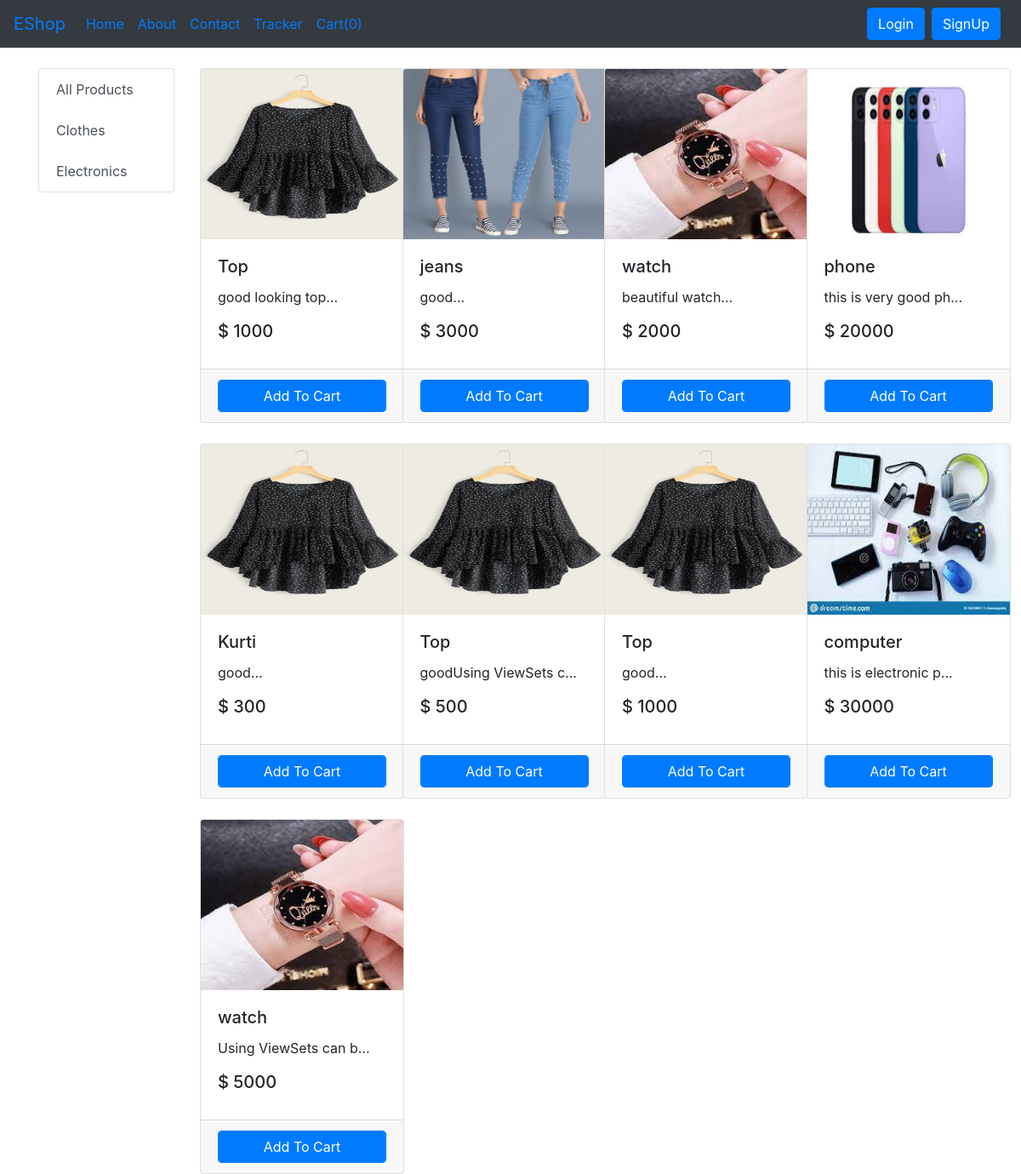
The page / on the database its author committed.
### shop/models.py (models this page shows, shortened)
class Category(models.Model):
    name = models.CharField(max_length=50)

class Product(models.Model):
    name = models.CharField(max_length=50)
    category = models.ForeignKey(Category,on_delete=models.CASCADE,null=True)
    desc = models.TextField(max_length=500)
    price = models.IntegerField(default=0)
    desc = models.CharField(max_length=1000)
    pub_date = models.DateField()
    image = models.ImageField(upload_to = "shop/images",default="")

### shop/views.py (the view, shortened to what this page needs)
# urls.py: path('',views.index),
def index(request):
    if request.method == 'GET':
        cart = request.session.get('cart')
        if not cart:
            request.session['cart'] ={}
        prod = None
        category = Category.objects.all()
        categoryId = request.GET.get('category',"")
        if categoryId:
            prod = Product.objects.filter(category = categoryId)
        else:
            prod = Product.objects.all()
        param = {'products':prod,'categories':category}
        return render(request, 'index.html',param)

### shop/templatetags/cart.py (called while the page is built)
@register.filter(name="is_in_cart")
def is_in_cart(product,cart):
    keys = cart.keys()
    for id in keys:
        if int(id) == product.id :
            return True
    return False

@register.filter(name="cart_show_qty")
def cart_show_qty(cart):
    sum = 0
    prod = cart.values()
    for s in prod:
        sum = sum + s
    return sum

### shop/templatetags/custem_filter.py (called while the page is built)
@register.filter(name="rate_set")
def rate_set(number):
    return f" { '$' }   {number} "

### shop/templates/index.html (shortened to what this page needs)
{% extends 'basic.html' %}
{% load cart %}
{% load custem_filter %}
{% block body %}
<div class="container">
    <div class="row ">
        <div class="col-md-2 ">
            <div class="list-group my-4">
                <a href="/" class="list-group-item list-group-item-action ">All Products</a>
                {% for i in categories %}
                <a href="/?category={{i.id}}" class="list-group-item list-group-item-action ">{{i.name}}</a>
                {% endfor %}
            </div>
        </div>
        <div class="col-md-10 ">
            <div class="carousel-item active">
                <div class="row ">
                    {% for i in products %}
                    <div class="col-xs-3 col-sm-3 col-md-3">
                        <div class="card mt-4" id="{{i.id}}" style="width: 15rem;">
                            <img src='/media/{{i.image}}' class="card-img-top" alt="..." style="height: 200px;">
                            <div class="card-body">
                                <h5 class="card-title" id="namepr{{i.id}}">{{i.name}}</h5>
                                <p class="card-text">{{i.desc|slice:"0:20"}}...</p>
                                <h5 class="card-title">{{i.price|rate_set}}</h5>
                            </div>
                            <div class="card-footer ">
                                {% if i|is_in_cart:request.session.cart %}
                                <div class="row no-gutters">
                                    <form action="/#{{i.id}}" method="post" class="col-2">{% csrf_token %}
                                        <input type="hidden" class="form-control" value="{{i.id}}" name="cartprod">
                                        <input type="hidden" class="form-control" value="True" name="remove">
                                        <input type="submit" value=" - " class="  text-center btn-block btn-primary">
                                    </form>
                                    <div class="text-center col"> {{i|cart_qty:request.session.cart }} cart in</div>
                                    <form action="/#{{i.id}}" method="post" class="col-2">{% csrf_token %}
                                        <input type="hidden" class="form-control" value="{{i.id}}" name="cartprod">
                                        <input type="submit" value=" + " class=" text-center btn-block btn-primary">
                                    </form>
                                </div>
                                {% else %}
                                <form action="/#{{i.id}}" method="POST" class="btn-block">{% csrf_token %}
                                    <button class="btn btn-primary cart float-right form-control ">Add To Cart</button>
                                </form>
                                {% endif %}
                            </div>
                        </div>
                    </div>
                    {% endfor %}
                </div>
            </div>
        </div>
    </div>
</div>
{% endblock %}

### rows shown on the page
Category: name "Clothes"
Category: name "Electronics"
Product: {{ i.id }} 1 (drawn), image (picture), name "Top", desc "good looking top", price|rate_set "$ 1000"
Product: image (picture), name "jeans", desc "good", price|rate_set "$ 3000"
Product: image (picture), name "watch", desc "beautiful watch", price|rate_set "$ 2000"
Product: image (picture), name "phone", desc "this is very good ph", price|rate_set "$ 20000"
Product: image (picture), name "Kurti", desc "good", price|rate_set "$ 300"
Product: image (picture), name "Top", desc "goodUsing ViewSets c", price|rate_set "$ 500"
Product: image (picture), name "Top", desc "good", price|rate_set "$ 1000"
Product: image (picture), name "computer", desc "this is electronic p", price|rate_set "$ 30000"
Product: image (picture), name "watch", desc "Using ViewSets can b", price|rate_set "$ 5000"

### other values the page prints
{{ request.session.cart|cart_show_qty }} "0"
